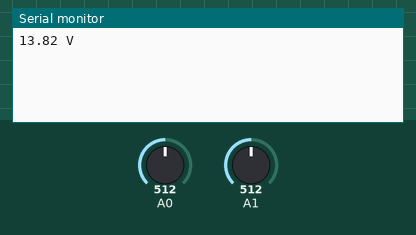
A sketch run on a simulated Arduino Uno, built with avr-gcc and run on an emulated ATmega328P. On the bench: the last lines printed to the serial monitor. Inputs (shaded band) come from the test bench; at power-on: A0 = 512, A1 = 512.

Above: at 1.2 s.
1.3 s: A0 set to 716
At 1.8 s:
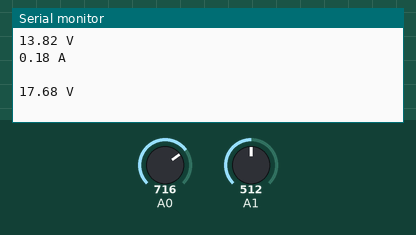
2.8 s: A1 set to 716
At 2.8 s:
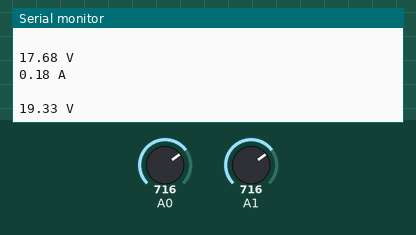
4.3 s: A0 set to 900
At 5.6 s:
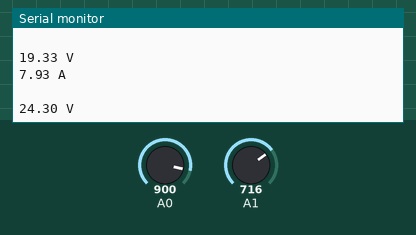
5.8 s: A1 set to 900
At 7.4 s:
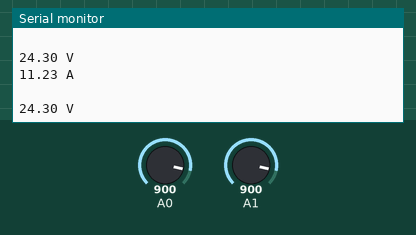
Timing chart, 0 to 8.3 s (numbered marks = the images above; inputs shaded):
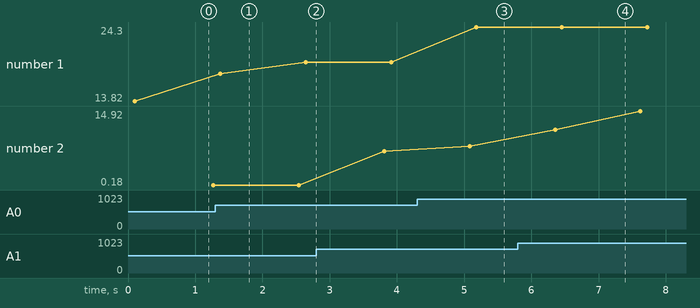

The sketch:

sensor_voltatge-i-intensitat.ino
```cpp
/*

mesura el VOLTATGE d'una bateria mitjansant el sensor de voltatge http://www.dx.com/es/p/diy-electronic-bricks-voltage-detection-sensor-module-for-arduino-board-blue-green-331542#.VH91t48VWRo
mesura tb la INTENSITAT que circula de la bateria cap al consum mitjansant el sensor basat en l'efecte hall http://www.dx.com/es/p/acs712-20a-current-sensor-module-blue-206999#.VH91zY8VWRo

extret a partir de les segurnts fonts:
--------------------------------------------------------------
  Program:      volt_measure

  Description:  Reads value on analog input A0 and calculates
                the voltage assuming that a voltage divider
                network on the pin divides by 11.                // modificat per un calibratge rapid

  Hardware:     Arduino Uno with voltage divider on A0.

  Software:     Developed using Arduino 1.0.5 software
                Should be compatible with Arduino 1.0 +

  Date:         22 May 2013

  Author:       W.A. Smith, http://startingelectronics.com
--------------------------------------------------------------
i
--------------------------------------------------------------
http://www.lucadentella.it/en/2011/11/29/sensore-di-corrente-con-arduino/
--------------------------------------------------------------

*/


//calibracio de font i sensor de voltatge
//primer  mesurem amb el tester el voltatge que arriba al sensor entre vcc i gnd i l'actualitzem a la seguent variable
float volRef = 4.93;
//ara mesurem amb el tester el voltatge de la bateria a controlar i l'actualitzem a la seguent variable
float volBat = 3.55;
//finalment mesurem amb el tester el voltatge entre la sortida de senyal del sensor i gnd i l'actualitzem a la seguent variable
float volSen = 0.633;
//ara ja es pot definir la variavle seguent
float factorDivisor = volBat / volSen;


//calibracio del sensor d'intensitat
//la formula per passar de la lectura del sensor a Ampers es la seguent:
//
//    A = (((5V/1023)*units)-2.5V)/(sensibilitat del sensor) = ((0.0049*units)-2.5)/senSen = ((0.0049/senSen)*units)-(2.5/senSen)
//
//la sensivilitat del sensor ve donada al datasheet :
//    ACS712ELCTR-05B-T    -->     185 mV/A
//    ACS712ELCTR-20A-T    -->     100 mV/A
//    ACS712ELCTR-30A-T    -->      66 mV/A
float senSen = 0.185;


// number of analog samples to take per voltage reading
#define NUM_SAMPLES 10
int sum = 0;                    // sum of samples taken
unsigned char sample_count = 0; // current sample number
float voltage = 0.0;            // calculated voltage


void setup() {
  // put your setup code here, to run once:
    Serial.begin(9600);


}

void loop() {
  // put your main code here, to run repeatedly:

    // take a number of analog samples and add them up
    while (sample_count < NUM_SAMPLES) {
        sum += analogRead(A0);
        sample_count++;
        delay(10);
    }
    // calculate the voltage
    // use 5.0 for a 5.0V ADC reference voltage
    // 5.015V is the calibrated reference voltage
    voltage = ((float)sum / (float)NUM_SAMPLES * volRef) / 1024.0;
    // send voltage for display on Serial Monitor
    // voltage multiplied by 11 when using voltage divider that
    // divides by 11. 11.132 is the calibrated voltage divide
    // value
//    Serial.println(factorDivisor);
    Serial.print(voltage * factorDivisor);
    Serial.println (" V");
    sample_count = 0;
    sum = 0;


// ara la intensitat
  float average = 0.0;
  for(int i = 0; i < 1000; i++) {

///////////////////////////  INICI TRAM EN OBRES !! PRECAUCIO    //////////////////////////////////////////////////////////////////////////////////////////////////////////

//    A = (((5V/1023)*units)-2.5V)/(sensibilitat del sensor) = ((0.0049*units)-2.5)/senSen = ((0.0049/senSen)*units)-(2.5/senSen)

  average = average + (.038 * analogRead(A1) - 19.28) / 1000;
//  average = average + (.0264 * analogRead(A1) - 13.38) / 1000;
//  average = average + (.0264 * analogRead(A1) - 13.51) / 1000;
//  average = average + (((5/1023) * analogRead(A1))/senSen - (2.5/senSen)) / 1000;
//  average = average + ((((5/1024) * analogRead(A1)) - 2.5)/senSen) / 1000;

    delay(1);
  }

  Serial.print(average);
  Serial.println (" A");

/* // debugging
  Serial.print((5/1023)/senSen);
  Serial.println (" 5/1023 /senSen");
  Serial.print(2.5/senSen);
  Serial.println (" senSen");
  Serial.print(analogRead(A1));
  Serial.println (" analogRead(A1)");
*/


///////////////////////////  FINAL TRAM EN OBRES !! PRECAUCIO    //////////////////////////////////////////////////////////////////////////////////////////////////////////
  Serial.println (" ");

}
```

Measured:
- after the input at 1.3 s, the serial monitor: prints a new line after 0.07 s (image 1)
- after the input at 4.3 s, the serial monitor: prints a new line after 0.88 s (image 3)
- after the input at 5.8 s, the serial monitor: prints a new line after 0.55 s (image 4)
- plotted number 1: 13.82 → 19.33 after the input at 1.3 s, 19.33 → 24.3 after the input at 4.3 s
- plotted number 2: 0.18 → 6.88 after the input at 2.8 s, 7.93 → 14.92 after the input at 5.8 s
